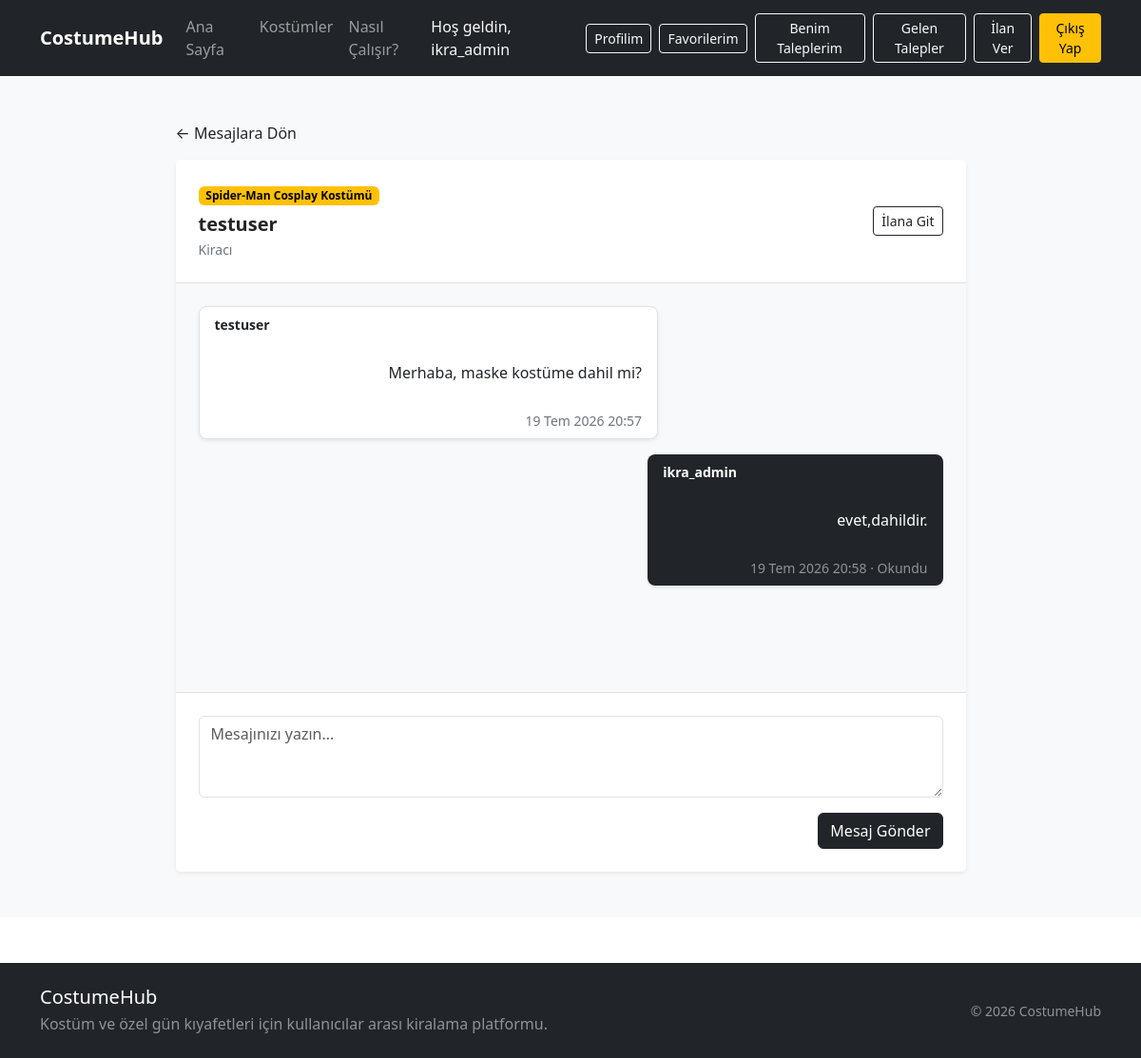
Page /mesajlar/1/ (signed in) on the committed database.
### conversations/models.py (models this page shows, shortened)
class Sohbet(models.Model):
    ilan = models.ForeignKey(
        Ilan,
        on_delete=models.CASCADE,
        related_name="sohbetler",
    )
    kiraci = models.ForeignKey(
        settings.AUTH_USER_MODEL,
        on_delete=models.CASCADE,
        related_name="kiraci_sohbetleri",
    )
    ilan_sahibi = models.ForeignKey(
        settings.AUTH_USER_MODEL,
        on_delete=models.CASCADE,
        related_name="ilan_sahibi_sohbetleri",
    )
    olusturulma_tarihi = models.DateTimeField(
        auto_now_add=True,
    )
    guncellenme_tarihi = models.DateTimeField(
        auto_now=True,
    )
    class Meta:
        ordering = [
            "-guncellenme_tarihi",
        ]
        constraints = [
            models.UniqueConstraint(
                fields=[
                    "ilan",
                    "kiraci",
                ],
                name="benzersiz_ilan_kiraci_sohbeti",
            ),
        ]
        verbose_name = "Sohbet"
        verbose_name_plural = "Sohbetler"

class Mesaj(models.Model):
    sohbet = models.ForeignKey(
        Sohbet,
        on_delete=models.CASCADE,
        related_name="mesajlar",
    )
    gonderen = models.ForeignKey(
        settings.AUTH_USER_MODEL,
        on_delete=models.CASCADE,
        related_name="gonderilen_mesajlar",
    )
    icerik = models.TextField(
        max_length=1000,
    )
    okundu_mu = models.BooleanField(
        default=False,
    )
    olusturulma_tarihi = models.DateTimeField(
        auto_now_add=True,
    )
    class Meta:
        ordering = [
            "olusturulma_tarihi",
        ]
        verbose_name = "Mesaj"
        verbose_name_plural = "Mesajlar"

### products/models.py (models this page shows, shortened)
class Ilan(models.Model):
    BEDEN_SECENEKLERI = [
        ("XS", "XS"),
        ("S", "S"),
        ("M", "M"),
        ("L", "L"),
        ("XL", "XL"),
        ("XXL", "XXL"),
        ("STANDART", "Standart"),
    ]
    DURUM_SECENEKLERI = [
        ("TASLAK", "Taslak"),
        ("YAYINDA", "Yayında"),
        ("PASIF", "Pasif"),
    ]
    ilan_sahibi = models.ForeignKey(
        settings.AUTH_USER_MODEL,
        on_delete=models.CASCADE,
        related_name="ilanlar",
        verbose_name="İlan sahibi",
    )
    kategori = models.ForeignKey(
        Kategori,
        on_delete=models.PROTECT,
        related_name="ilanlar",
        verbose_name="Kategori",
    )
    baslik = models.CharField(
        max_length=150,
        verbose_name="İlan başlığı",
    )
    aciklama = models.TextField(
        max_length=2000,
        verbose_name="Açıklama",
    )
    fotograf = models.ImageField(
        upload_to="ilanlar/",
        blank=True,
        null=True,
        verbose_name="İlan fotoğrafı",
    )
    beden = models.CharField(
        max_length=20,
        choices=BEDEN_SECENEKLERI,
        verbose_name="Beden",
    )
    renk = models.CharField(
        max_length=50,
        verbose_name="Renk",
    )
    gunluk_fiyat = models.DecimalField(
        max_digits=10,
        decimal_places=2,
        verbose_name="Günlük kiralama ücreti",
    )
    depozito = models.DecimalField(
        max_digits=10,
        decimal_places=2,
        default=0,
        verbose_name="Depozito",
    )
    sehir = models.CharField(
        max_length=50,
        verbose_name="Şehir",
    )
    durum = models.CharField(
        max_length=20,
        choices=DURUM_SECENEKLERI,
        default="YAYINDA",
        verbose_name="İlan durumu",
    )
    mevcut_mu = models.BooleanField(
        default=True,
        verbose_name="Kiralamaya uygun mu?",
    )
    olusturulma_tarihi = models.DateTimeField(
        auto_now_add=True,
    )
    guncellenme_tarihi = models.DateTimeField(
        auto_now=True,
    )
    class Meta:
        verbose_name = "İlan"
        verbose_name_plural = "İlanlar"
        ordering = [
            "-olusturulma_tarihi",
        ]

### conversations/views.py (the view, shortened to what this page needs)
@login_required
def sohbet_detay(request, sohbet_id):
    sohbet = get_object_or_404(
        Sohbet.objects.select_related(
            "ilan",
            "kiraci",
            "ilan_sahibi",
        ),
        id=sohbet_id,
    )
    izinli_mi = (
        request.user == sohbet.kiraci
        or request.user == sohbet.ilan_sahibi
    )
    okunmamis_mesajlar = sohbet.mesajlar.exclude(
        gonderen=request.user,
    ).filter(
        okundu_mu=False,
    )
    okunmamis_mesajlar.update(
        okundu_mu=True,
    )
    if request.method == "POST":
        form = MesajFormu(
            request.POST,
        )
        if form.is_valid():
            mesaj = form.save(
                commit=False,
            )
            mesaj.sohbet = sohbet
            mesaj.gonderen = request.user
            mesaj.full_clean()
            mesaj.save()
            sohbet.save(
                update_fields=[
                    "guncellenme_tarihi",
                ]
            )
            return redirect(
                "conversations:sohbet_detay",
                sohbet_id=sohbet.id,
            )
    else:
        form = MesajFormu()
    mesajlar = sohbet.mesajlar.select_related(
        "gonderen",
    ).all()
    return render(
        request,
        "conversations/sohbet_detay.html",
        {
            "sohbet": sohbet,
            "mesajlar": mesajlar,
            "form": form,
        },
    )

### conversations/forms.py (shortened to what this page needs)
class MesajFormu(forms.ModelForm):
    class Meta:
        model = Mesaj
        fields = [
            "icerik",
        ]
        labels = {
            "icerik": "",
        }
        widgets = {
            "icerik": forms.Textarea(
                attrs={
                    "class": "form-control",
                    "rows": 3,
                    "placeholder": "Mesajınızı yazın...",
                    "maxlength": 1000,
                }
            ),
        }

### templates/conversations/sohbet_detay.html (shortened to what this page needs)
{% extends "base.html" %}
{% block content %}
<section class="py-5 bg-light min-vh-100">
    <div class="container">
        <div class="row justify-content-center">
            <div class="col-lg-9">
                <div class="mb-3">
                    <a
                        href="{% url 'conversations:sohbet_listesi' %}"
                        class="text-decoration-none text-dark"
                    >
                        ← Mesajlara Dön
                    </a>
                </div>
                <div class="card border-0 shadow-sm">
                    <div class="card-header bg-white border-bottom p-4">
                        <div
                            class="d-flex justify-content-between
                                   align-items-center gap-3"
                        >
                            <div>
                                <span
                                    class="badge text-bg-warning mb-2"
                                >
                                    {{ sohbet.ilan.baslik }}
                                </span>
                                {% if request.user == sohbet.kiraci %}
                                    <h1 class="h5 fw-bold mb-1">
                                        {{ sohbet.ilan_sahibi.username }}
                                    </h1>
                                    <div class="small text-secondary">
                                        İlan sahibi
                                    </div>
                                {% else %}
                                    <h1 class="h5 fw-bold mb-1">
                                        {{ sohbet.kiraci.username }}
                                    </h1>
                                    <div class="small text-secondary">
                                        Kiracı
                                    </div>
                                {% endif %}
                            </div>
                            <a
                                href="{% url 'products:ilan_detay' sohbet.ilan.id %}"
                                class="btn btn-outline-dark btn-sm"
                            >
                                İlana Git
                            </a>
                        </div>
                    </div>
                    <div
                        class="card-body p-4"
                        id="mesaj-alani"
                        style="
                            min-height: 430px;
                            max-height: 560px;
                            overflow-y: auto;
                            background-color: #f8f9fa;
                        "
                    >
                        {% if mesajlar %}
                            {% for mesaj in mesajlar %}
                                <div
                                    class="d-flex mb-3
                                           {% if mesaj.gonderen == request.user %}
                                               justify-content-end
                                           {% else %}
                                               justify-content-start
                                           {% endif %}"
                                >
                                    <div
                                        class="px-3 py-2 rounded-3 shadow-sm
                                               {% if mesaj.gonderen == request.user %}
                                                   bg-dark text-white
                                               {% else %}
                                                   bg-white border
                                               {% endif %}"
                                        style="max-width: 75%;"
                                    >
                                        <div
                                            class="small fw-semibold mb-1
                                                   {% if mesaj.gonderen == request.user %}
                                                       text-white
                                                   {% else %}
                                                       text-dark
                                                   {% endif %}"
                                        >
                                            {{ mesaj.gonderen.username }}
                                        </div>
                                        <div
                                            style="
                                                white-space: pre-wrap;
                                                overflow-wrap: anywhere;
                                            "
                                        >
                                            {{ mesaj.icerik }}
                                        </div>
                                        <div
                                            class="small mt-1 text-end
                                                   {% if mesaj.gonderen == request.user %}
                                                       text-white-50
                                                   {% else %}
                                                       text-secondary
                                                   {% endif %}"
                                        >
                                            {{ mesaj.olusturulma_tarihi|date:"d M Y" }}
                                            {{ mesaj.olusturulma_tarihi|time:"H:i" }}
                                            {% if mesaj.gonderen == request.user %}
                                                {% if mesaj.okundu_mu %}
                                                    · Okundu
                                                {% else %}
                                                    · Gönderildi
                                                {% endif %}
                                            {% endif %}
                                        </div>
                                    </div>
                                </div>
                            {% endfor %}
                        {% endif %}
                    </div>
                    <div class="card-footer bg-white border-top p-4">
                        <form method="POST" novalidate>
                            <div class="mb-3">
                                {{ form.icerik }}
                            </div>
                            <div
                                class="d-flex justify-content-end"
                            >
                                <button
                                    type="submit"
                                    class="btn btn-dark"
                                >
                                    Mesaj Gönder
                                </button>
                            </div>
                        </form>
                    </div>
                </div>
            </div>
        </div>
    </div>
</section>
{% endblock %}

### templates/partials/navbar.html (shortened to what this page needs)
<nav class="navbar navbar-expand-lg navbar-dark bg-dark">
    <div class="container">
        <a class="navbar-brand fw-bold" href="{% url 'products:home' %}">
            CostumeHub
        </a>
        <div class="collapse navbar-collapse" id="anaMenu">
            <ul class="navbar-nav me-auto mb-2 mb-lg-0">
                <li class="nav-item">
                    <a
                        class="nav-link"
                        href="{% url 'products:home' %}"
                    >
                        Ana Sayfa
                    </a>
                </li>
                <li class="nav-item">
                    <a
                        class="nav-link"
                        href="{% url 'products:ilan_listesi' %}"
                    >
                        Kostümler
                    </a>
                </li>
                <li class="nav-item">
                    <a
                        class="nav-link"
                        href="{% url 'products:home' %}#nasil-calisir"
                    >
                        Nasıl Çalışır?
                    </a>
                </li>
            </ul>
            <div class="d-flex align-items-center gap-2">
                {% if user.is_authenticated %}
                    <span class="navbar-text text-light me-2">
                        Hoş geldin, {{ user.username }}
                    </span>
                    <a
                        href="{% url 'accounts:profil' %}"
                        class="btn btn-outline-light btn-sm"
                    >
                        Profilim
                    </a>
                    <a
    href="{% url 'favorites:favorilerim' %}"
    class="btn btn-outline-light btn-sm"
>
    Favorilerim
</a>
                    <a
                        href="{% url 'rentals:benim_kiralama_taleplerim' %}"
                        class="btn btn-outline-light btn-sm"
                    >
                        Benim Taleplerim
                    </a>
                    <a
                        href="{% url 'rentals:gelen_kiralama_talepleri' %}"
                        class="btn btn-outline-light btn-sm"
                    >
                        Gelen Talepler
                    </a>
                    <a
                        href="{% url 'products:ilan_olustur' %}"
                        class="btn btn-outline-light btn-sm"
                    >
                        İlan Ver
                    </a>
                    <form
                        method="POST"
                        action="{% url 'accounts:cikis' %}"
                        class="d-inline"
                    >
                        <button
                            type="submit"
                            class="btn btn-warning btn-sm"
                        >
                            Çıkış Yap
                        </button>
                    </form>
                {% endif %}
            </div>
        </div>
    </div>
</nav>

### static/css/style.css (style rules this page uses)
body { background-color: #ffffff; color: #212529; }
.card { transition: transform 0.2s ease, box-shadow 0.2s ease; }

### rows in the picture
Sohbet: ilan.baslik "Spider-Man Cosplay Kostümü", kiraci.username "testuser"
Mesaj: gonderen.username "testuser", icerik "Merhaba, maske kostüme dahil mi?", olusturulma_tarihi "19 Tem 2026", olusturulma_tarihi "20:57"
Mesaj: gonderen.username "ikra_admin", icerik "evet,dahildir.", olusturulma_tarihi "19 Tem 2026", olusturulma_tarihi "20:58", okundu_mu "· Okundu"

### other values in the picture
{{ user.username }} "ikra_admin"
